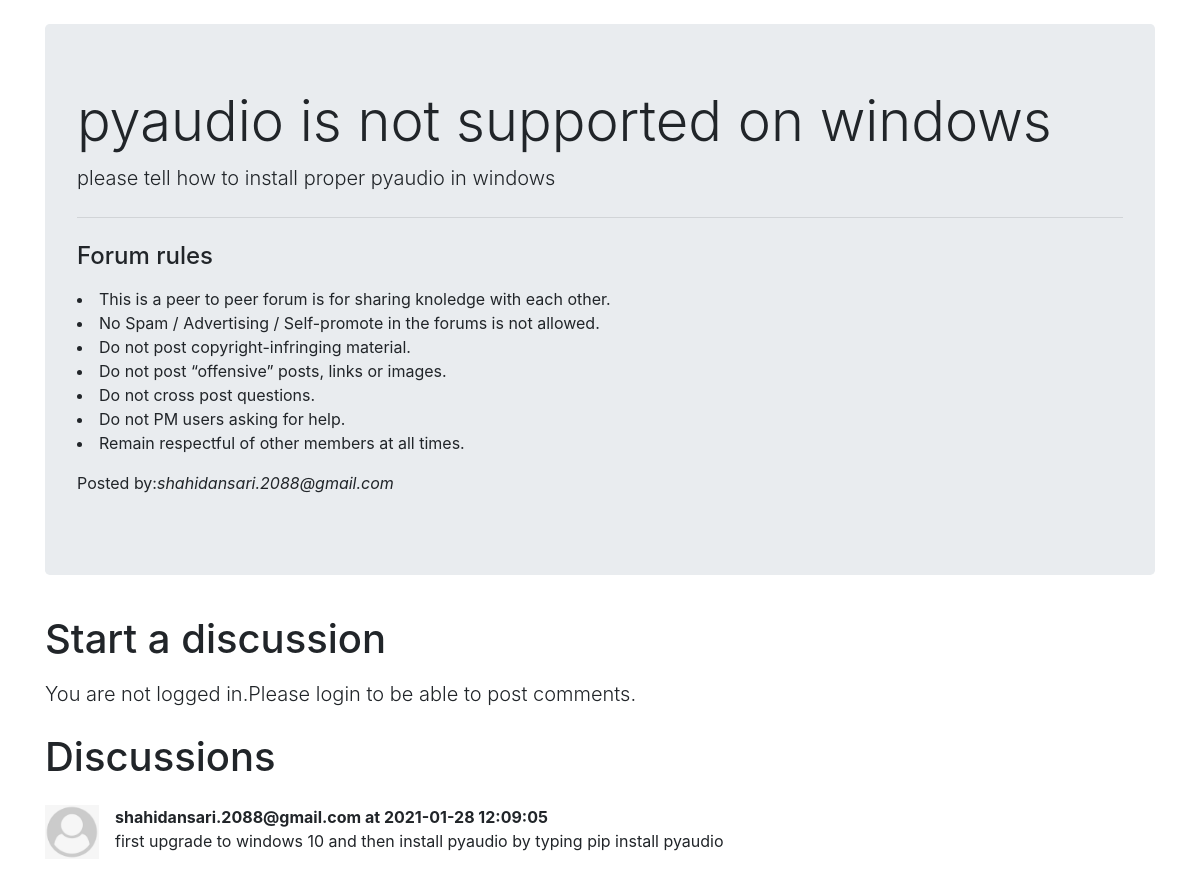
/thread.php?threadid=51, run on the app's committed database.
### tables this page shows
CREATE TABLE `threads` (
  `thread_id` int(8) NOT NULL,
  `thread_title` varchar(255) NOT NULL,
  `thread_desc` text NOT NULL,
  `thread_cat_id` text NOT NULL,
  `thread_user_id` int(8) NOT NULL,
  `timestamp` datetime NOT NULL DEFAULT current_timestamp()
);

CREATE TABLE `users` (
  `sno` int(8) NOT NULL,
  `user_email` varchar(30) NOT NULL,
  `user_pass` varchar(256) NOT NULL,
  `timestamp` datetime NOT NULL DEFAULT current_timestamp()
);

CREATE TABLE `comments` (
  `comment_id` int(8) NOT NULL,
  `comment_content` text NOT NULL,
  `thread_id` int(8) NOT NULL,
  `comment_by` int(8) NOT NULL,
  `comment_time` datetime NOT NULL DEFAULT current_timestamp()
);

### thread.php (the view, shortened to what this page needs)
<!doctype html>
<html lang="en">
<head>
    <link rel="stylesheet" href="https://stackpath.bootstrapcdn.com/bootstrap/4.5.0/css/bootstrap.min.css"
>
</head>
<body>
    <?php
    $id=$_GET['threadid'];
    $sql="SELECT * FROM `threads` WHERE thread_id=$id";
    $result=mysqli_query($conn,$sql);
    while($row=mysqli_fetch_assoc($result)){
        $title=$row['thread_title'];
        $desc=$row['thread_desc'];
        $thread_user_id=$row['thread_user_id'];
        $sql2="SELECT user_email FROM `users` WHERE sno='$thread_user_id'";
        $result2=mysqli_query($conn,$sql2);
        $row2=mysqli_fetch_assoc($result2);
        $posted_by=$row2['user_email'];
    }
    ?>
    <div class="container my-4">
        <div class="jumbotron">
            <h1 class="display-4"> <?php echo $title; ?></h1>
            <p class="lead"><?php echo $desc; ?></p>
            <hr class="my-4">
            <h4>Forum rules</h4>
            <p>
                <li>This is a peer to peer forum is for sharing knoledge with each other.</li>
                <li>No Spam / Advertising / Self-promote in the forums is not allowed.</li>
                <li>Do not post copyright-infringing material.</li>
                <li>Do not post “offensive” posts, links or images.</li>
                <li>Do not cross post questions.</li>
                <li>Do not PM users asking for help.</li>
                <li>Remain respectful of other members at all times.</li>
            </p>
            <p>Posted by:<em><?php echo $posted_by; ?></em></p>
        </div>
    </div>
    <?php
    if (isset($_SESSION['loggedin']) && $_SESSION['loggedin']==true) {
    echo '<div class="container">
    <h1 class="py-2">Post a comment</h1>
    <form action="'.$_SERVER['REQUEST_URI'].'" method="post">
        <div class="form-group">
            <label for="exampleFormControlTextarea1">type your coment</label>
            <textarea class="form-control" id="comment" name="comment" rows="3"></textarea>
        <input type="hidden" name="sno" value="'.$_SESSION["sno"].'">
        </div>
        <button type="submit" class="btn btn-primary my-2">Post comment</button>
    </form>
</div>';
    }
    else {
        echo '<div class="container">
        <h1 class="py-2">Start a discussion</h1>
        <p class="lead">You are not logged in.Please login to be able to post comments.</p>
        </div>';
    }
    ?>
    <div class="container mb-5" id="ques">
        <h1 class="py-2">Discussions</h1>
        <?php
    $id=$_GET['threadid'];
    $sql= "SELECT * FROM `comments` WHERE thread_id=$id";
    $result=mysqli_query($conn,$sql);
    while($row=mysqli_fetch_assoc($result)){
        $content=$row['comment_content'];
        $comment_time=$row['comment_time'];
        $thread_user_id=$row['comment_by'];
        $sql2="SELECT user_email FROM `users` WHERE sno='$thread_user_id'";
        $result2=mysqli_query($conn,$sql2);
        $row2=mysqli_fetch_assoc($result2);
            echo '<div class="media my-3">
            <img src="img/defaultuser.jpg" width="54px" class="mr-3" alt="...">
            <div class="media-body">
            <p class="font-weight-bold my-0">'.$row2['user_email'].' at '.$comment_time.'</p>
                '.$content.'
                </div>
            </div>';
        }
    ?>
    </div>
</body>
</html>

### thread.php (style rules this page uses)
#ques { min-height: 433px; }

### data on the page
threads: thread_title "pyaudio is not supported on windows", thread_desc "please tell how to install proper pyaudio in windows"
users: user_email "shahidansari.2088@gmail.com"
comments: users.user_email "shahidansari.2088@gmail.com", comment_time "2021-01-28 12:09:05", comment_content "first upgrade to windows 10 and then install pyaudio by typing pip install pyaudio"
